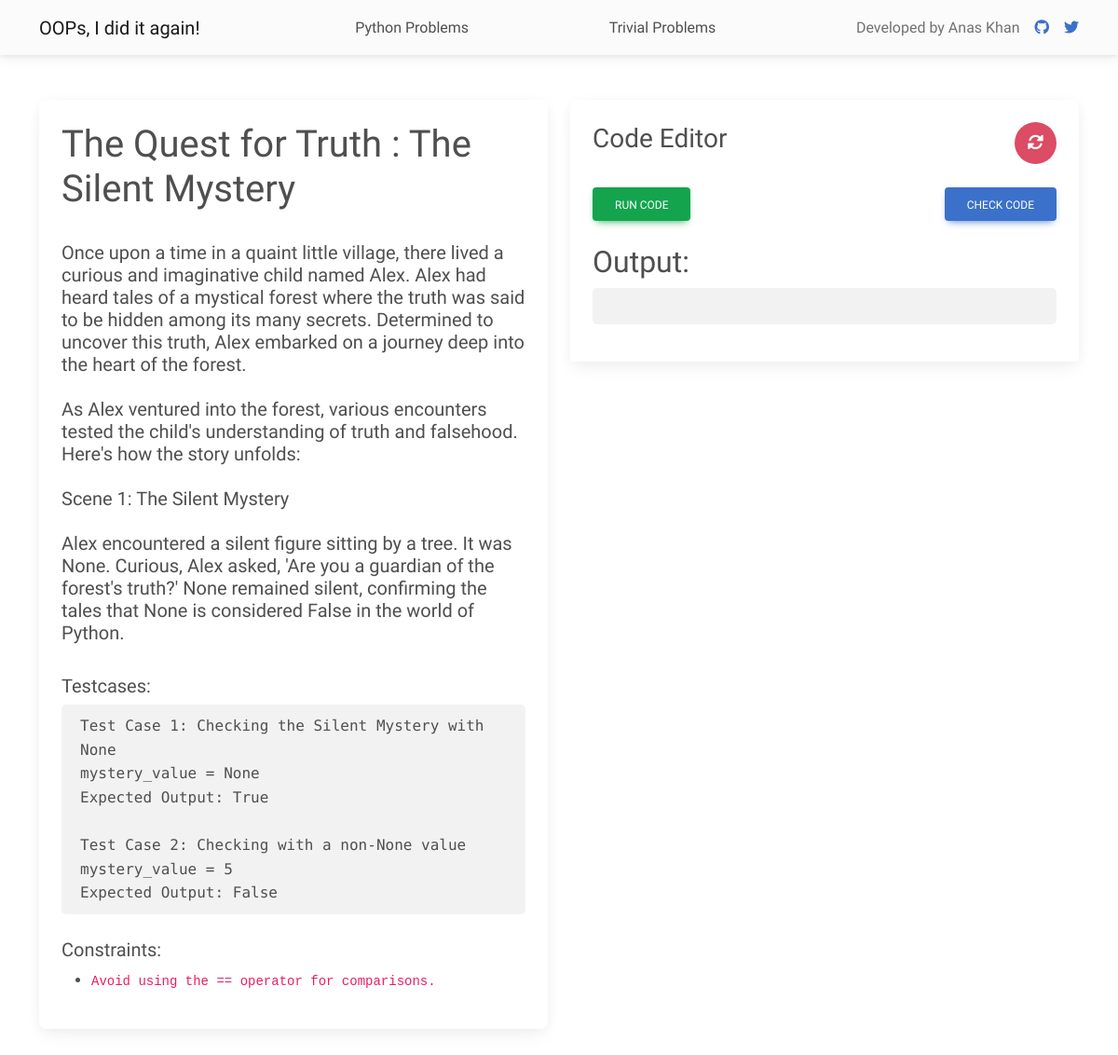
Page /python_problem/1 on the committed database.
### tables this page shows
CREATE TABLE python (
        problem_id INTEGER PRIMARY KEY,
        problem_name TEXT,
        problem_description TEXT,
        test_cases TEXT,
        constraints TEXT,
        boiler_code_python TEXT,
        function_call_python TEXT,
        testing_code TEXT,
        postitive_keywords TEXT,
        negative_keywords TEXT
    );

### app.py (the view)
@app.route('/python_problem/<problem_id>')
def problem_view_python(problem_id):
    problem_info = db.execute("SELECT * from python WHERE problem_id = ?", problem_id)[0]
    return render_template('questions_python.html', problem_info=problem_info)

### app.py (called while the page is built)
@app.before_request
def log_request_info():
    ip_address = request.remote_addr
    user_agent = request.headers.get('User-Agent')
    http_method = request.method
    url = request.url
    db.execute("INSERT INTO request_logs (ip_address, user_agent, http_method, url) VALUES (? ,? ,? , ?)",
    ip_address, user_agent, http_method, url)

### templates/questions_python.html (shortened to what this page needs)
{% extends "layout.html" %}
{% block scripts %}
<link rel="stylesheet" href="https://cdnjs.cloudflare.com/ajax/libs/codemirror/5.61.0/codemirror.css">
<link rel="stylesheet" href="https://cdnjs.cloudflare.com/ajax/libs/codemirror/6.65.7/theme/eclipse.min.css">
{% endblock %}
{% block content %}
<div class="container my-5">
    <div class="row">
        <div class="col-md-6">
            <div class="card left-section-card">
                <div class="card-body">
                    <h1 style="font-family: 'Gabarito', sans-serif;">{{ problem_info.problem_name }}</h1>
                    <h5 style="font-family: 'Gabarito', sans-serif; white-space: pre-line;">
                    {{ problem_info.problem_description|safe }} </h5>
                    <br>
                    <h5 style="font-family: 'Gabarito', sans-serif;">Testcases:</h5>
                    <div class="test-cases-box" style="padding: 10px 20px;">
                        <ul style="font-family: 'Roboto Mono', monospace; white-space: pre-line; margin: 0; padding: 0;">{{problem_info.test_cases}}</ul>
                    </div>
                    <br>
                    <h5 style="font-family: 'Gabarito', sans-serif;">Constraints:</h5>
                    <ul style="font-family: 'Roboto Mono', monospace;">
                        <li>
                            <code>{{problem_info.constraints}}</code>
                        </li>
                    </ul>
                </div>
            </div>
        </div>
        <div class="col-md-6">
            <div class="card rounded">
                <div class="card-body">
                    <form method="post" action="/check_python">
                        <div class="d-flex justify-content-between align-items-center">
                            <h3 style="font-family: 'Gabarito', sans-serif; display: inline-block;">Code Editor</h3>
                            <button type="button" id="reset-code-button" class="btn btn-danger btn-floating btn-lg" data-mdb-toggle="modal" data-mdb-target="#resetCodeModal" style="box-shadow: none;">
                            </button>
                        </div>
                        <br>
                        <div class="d-flex justify-content-between align-items-center">
                            <button type="submit" id="run-code-button" class="btn btn-success">Run Code</button>
                            <button type="button" class="btn btn-primary" id="check-code-button">Check Code</button>
                        </div>
                    </form>
                    <h2 class="mt-4" style="font-family: 'Gabarito', sans-serif; display: inline-block; line-height: 40px;">Output:</h2>
                    <pre id="output" class="test-cases-box p-2 terminal-text code-mirror" style="white-space: pre-wrap;"><br></pre>
                </div>
            </div>
        </div>
    </div>
</div>
{% endblock %}

### templates/layout.html (style rules this page uses)
.card { font-family: 'Gabarito', sans-serif; }

### templates/questions_python.html (style rules this page uses)
.left-section-card { height: 100%; }
.test-cases-box { background-color: #f2f2f2; padding: 5px; border-radius: 5px; }
.code-mirror { font-family: 'Roboto Mono', monospace; }

### rows in the picture
python: problem_name "The Quest for Truth : The Silent Mystery", problem_description "Once upon a time in a quaint little village, there lived a curious and imaginative child named Alex. Alex had heard tales of a mystical forest where the truth was said to be hidden among its many secrets. Determined to uncover this truth, Alex embarked on a journey deep into the heart of the forest. As Alex ventured into the forest, various encounters tested the child's understanding of truth and falsehood. Here's how the story unfolds: Scene 1: The Silent Mystery Alex encountered a silent figure sitting by a tree. It was None. Curious, Alex asked, 'Are you a guardian of the forest's truth?' None remained silent, confirming the tales that None is considered False in the world of Python.", test_cases "Test Case 1: Checking the Silent Mystery with None mystery_value = None Expected Output: True Test Case 2: Checking with a non-None value mystery_value = 5 Expected Output: False", constraints "Avoid using the == operator for comparisons."
